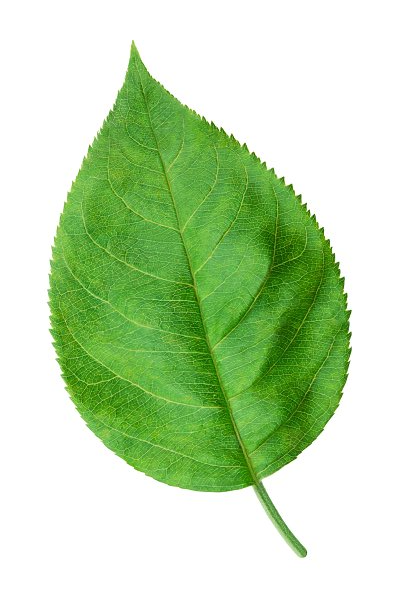
#> input picture HW12/images/apple/1.jpg, 400 x 600 px; its folder holds only this picture in this run
$ jupyter execute --allow-errors 'Programming Assignment 12 Report.ipynb'   (older library calls are emulated)
#> lines starting #> are read from the running program, lines starting #| are printed output that depends on the picture; after the words box and inside, x2 and y2 are one past the last pixel; in counts of white or black regions, pixels touching at a corner belong together
#> further down, image is the input picture: shape (600, 400, 3); mean B, G, R 176.3, 219, 191.3
**Pooya Kabiri - 96521434**

Importing prerequisites.

[cell 1]
import cv2
import numpy as np
import matplotlib.pyplot as plt
from sklearn.svm import LinearSVC
import pandas as pd
import seaborn as sn
import os
import time

[cell 2]
# [32 lines left out: function plotter, not called in this run]

[cell 3]
from sklearn.metrics import accuracy_score,confusion_matrix
# [21 lines left out: function evaluation, not called in this run]

# Classification using Support Vector Machines (SVM)

## Utility Functions:

**`extract_shape_desc_vec(image)`:** gets an image as input, creates a feature vector for the image and returns the vector. Uses `OpenCV` contours for extracting features **(Compactness, Solidity, Aspect Ratio, Extreme Points, Eccentricity)**

**`get_dataset_shape_descs(dataset)`:** Gets a dataset as input, iterates over examples and transforms the image dataset to a feature vector dataset by calling `extract_shape_desc_vec(image)` for every image example. Returns the transformed dataset.

**`lbp_dataset(dataset, skimage)`:** Gets a dataset as input, iterates over examples and transforms the image dataset to a LBP Histogram vector dataset by calling `LBP(image)` for every image example. The `skimage` boolean flag determines whether to use self implemented version of LBP or the `skimage.feature` version. Returns the transformed dataset.

**`get_dataset_hogs(dataset)`:** Gets a dataset as input, iterates over examples and transforms the image dataset to a HOG vector dataset by calling `hog` method from `skimage.feature` for every image example. Returns the transformed dataset.

[cell 4]
from skimage.feature import hog
from skimage.feature import local_binary_pattern
from sklearn.metrics.pairwise import euclidean_distances

np.seterr(divide='ignore', invalid='ignore')

# [104 lines left out: functions extract_shape_desc_vec, get_dataset_shape_descs, lbp_dataset, get_dataset_hogs, not called in this run]

## Classification with HOG
**`classify_hog(x_train, y_train, x_test)`:** Classifies an image dataset using **Histogram of Gradients (HOG)** and `Linear Support Vector Classifier` from `sklearn.svm`. Returns the predicted labels for the provided test set.

[cell 5]
# [23 lines left out: function classify_hog, not called in this run]

## Classification with Shape Descriptors
**`classify_shape_desc(x_train, y_train, x_test)`:** Classifies an image dataset using shape descriptors: **Compactness, Solidity, Aspect Ratio, Extreme Points, Eccentricity** and `Linear Support Vector Classifier` from `sklearn.svm`. Uses `get_dataset_shape_descs` method for getting dataset descriptors. Returns the predicted labels for the provided test set.

[cell 6]
# [22 lines left out: function classify_shape_desc, not called in this run]

## Classification with Local Binary Patterns (LBP)
We are going to use two approaches: Self Implemented LBP and `skimage.feature LBP`
### Implementing Manual Local Binary Pattern
**`LBP(img)`:** Gets image as input, calculates the LBP (rotation variant) for this image. Returns histogram of LBP for the image.

[cell 7]
# [35 lines left out: function LBP, not called in this run]

### Classification with Manual LBP
**`classify_your_lbp(x_train, y_train, x_test)`:** Classifies an image dataset using LBP (implemented from scratch) and `Linear Support Vector Classifier` from `sklearn.svm`. Uses `lbp_dataset` method for getting dataset LBP. Returns the predicted labels for the provided test set.

[cell 8]
# [22 lines left out: function classify_your_lbp, not called in this run]

### Classification with Skimage LBP
**`classify_skimage_lbp(x_train, y_train, x_test)`:** Classifies an image dataset using LBP (Skimage version) and `Linear Support Vector Classifier` from `sklearn.svm`. Uses `lbp_dataset` method for getting dataset LBP. Returns the predicted labels for the provided test set.

[cell 9]
# [22 lines left out: function classify_skimage_lbp, not called in this run]

## Training and Evaluation

#> (a cell that did not finish here is left out)

#> (a cell that did not finish here is left out)

#> (a cell that did not finish here is left out)

[cell 13]
t1 = time.time()
#> (the rest of this cell did not finish here and is left out)

[cell 14]
t1 = time.time()
#> (the rest of this cell did not finish here and is left out)

**As seen,** Self implemented LBP has a very longer runtime for calculation (almost 40x) comparing to `skimage.feature lbp` method. But in terms of accuracy, the self implemented version provides more promising results (about 10% better performance).

# Leaf Classification

For classifying the leaf images, we use `Eccentricity` as a shape detector. Because if we look at linden and apple leaf shapes, there is a siginificant difference in their eccentricity. Linden leaves are more rounded and thus have a lower eccentricity, in contrast to Apple leaves which are more stretched and have a higher eccentricity.

**`calculate_eccentricity(image)`:** Gets an input image. Finds the biggest contour of the image using `finContours` method from `OpenCV`. Computes the 4 extreme-points of the contour, Then uses these 4 points to calculate the length of the minor and major axis of the contour. Then using these two lengths calculates the **Eccentricity** of the contours.

[cell 15]
def calculate_eccentricity(image):

    gray = cv2.cvtColor(image, cv2.COLOR_BGR2GRAY)
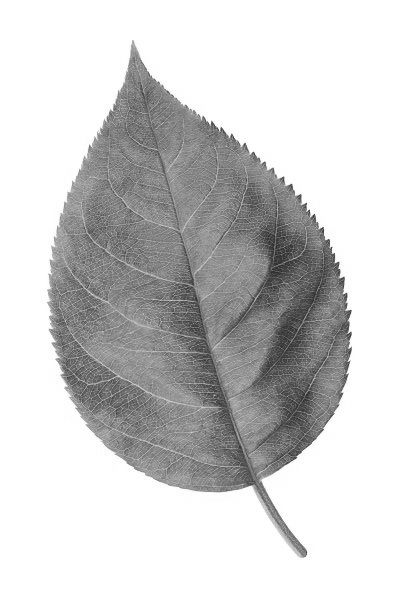
#> gray: shape (600, 400); min 39, max 255, mean 205.8
    ret, thresh = cv2.threshold(gray, 127, 255, cv2.THRESH_BINARY_INV)
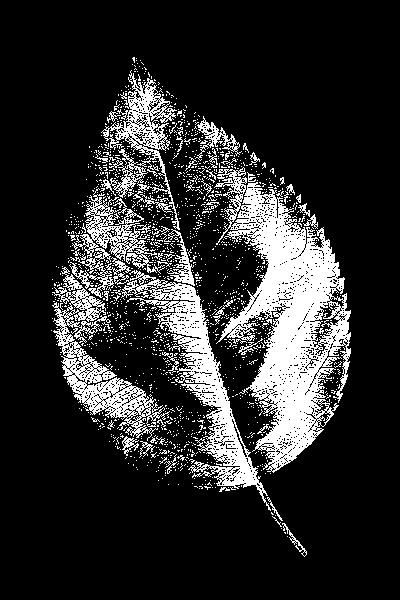
#> thresh: shape (600, 400); 17.4% white; 1564 white regions (1507 under 20 px)
    contours, hierarchy = cv2.findContours(thresh, 1, 2)
#> contours = 4516 contours, 4427 with area under 20; largest, box (x1, y1, x2, y2) and area: (214, 167, 351, 473) 19068, (113, 270, 271, 511) 7066, (52, 267, 170, 441) 5292, (101, 70, 180, 230) 3308, (69, 188, 165, 298) 2730

    cnt = contours[0]
#> cnt = [[304, 551], [306, 553], [306, 554], [304, 556], [302, 554], [302, 553]]

    ### Finding the biggest contour
    for c in contours:
        area = cv2.contourArea(c)
        if area > cv2.contourArea(cnt):
            cnt = c
#> this loop made 4516 passes
#> area on passes 11, 18, 460: 73.5, 29, 128.5
#> after the loop, cnt = contour of 1740 points, box (x1, y1, x2, y2) (214, 167, 351, 473), area 19068

    leftmost = cnt[cnt[:,:,0].argmin()][0].reshape((1, -1))
#> leftmost = [[214, 187]]
    rightmost = cnt[cnt[:,:,0].argmax()][0].reshape((1, -1))
#> rightmost = [[350, 353]]
    topmost = cnt[cnt[:,:,1].argmin()][0].reshape((1, -1))
#> topmost = [[243, 167]]
    bottommost = cnt[cnt[:,:,1].argmax()][0].reshape((1, -1))
#> bottommost = [[273, 472]]

    h_axis = euclidean_distances(leftmost, rightmost)
#> h_axis = [214.6]
    v_axis = euclidean_distances(topmost, bottommost)
#> v_axis = [306.5]

    major_axis = max(h_axis, v_axis)
#> major_axis = [306.5]
    minor_axis = min(h_axis, v_axis)
#> minor_axis = [214.6]

    if major_axis == 0:
        eccentricity = 1
    else:
        eccentricity = np.sqrt(1 - np.power( np.divide(minor_axis, major_axis) ,2) )
#> eccentricity = [0.714]

    return eccentricity

Implement your code here.

[cell 16]
def classify_leaf(image):
    '''
    Classifies the input image to only two classes of leaves.

    Parameters:
        image (numpy.ndarray): The input image.

    Returns:
        int: The class of the image. 1 == apple, 0 == linden
    '''
    eccentricity = calculate_eccentricity(image)
#> eccentricity = [0.714]
#> `leaf_type = classify_leaf(image)`: leaf_type = 1

    if eccentricity < 0.7:
        leaf_type = 0
    else:
        leaf_type = 1

    return leaf_type

Test your implementation (don't change this cell).

[cell 17]
image_list = []
error = 0
#> (the rest of this cell did not finish here and is left out)
